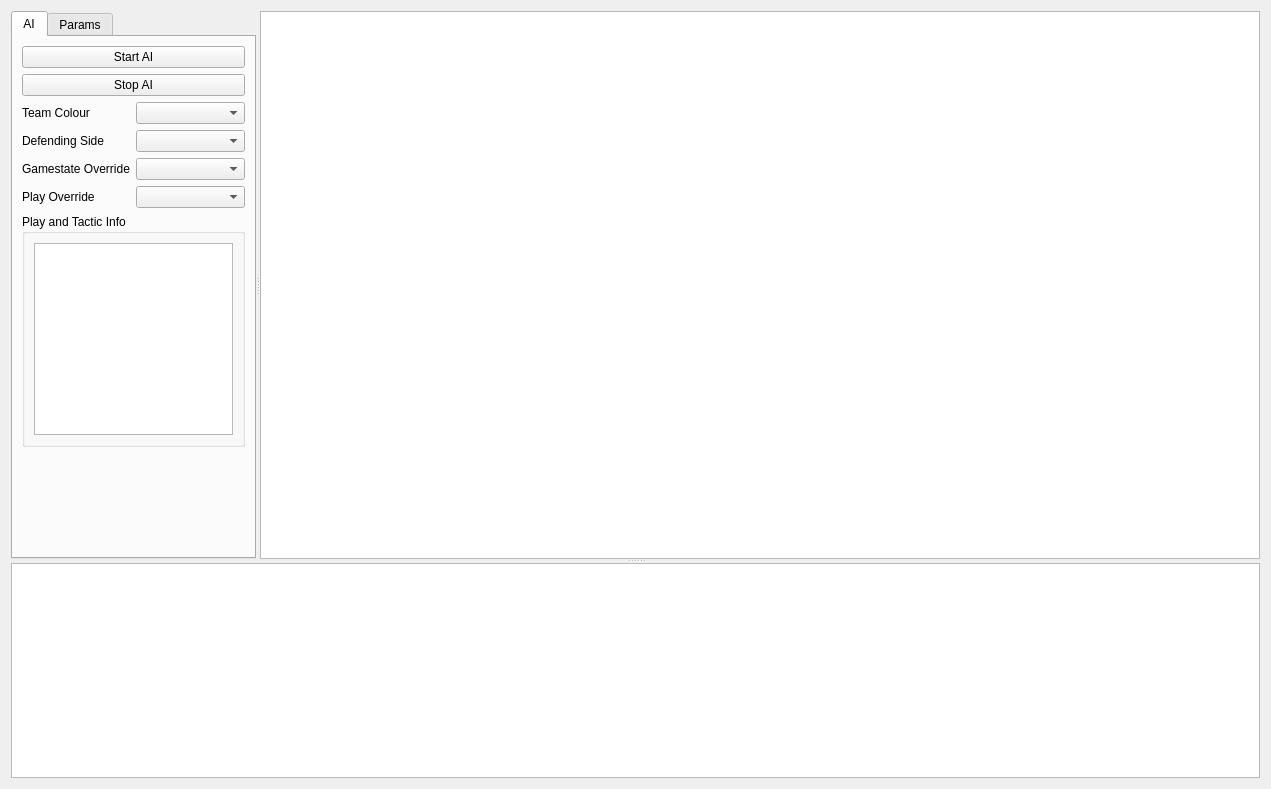
<?xml version="1.0" encoding="UTF-8"?>
<ui version="4.0">
 <class>AutoGeneratedMainWidget</class>
 <widget class="QWidget" name="AutoGeneratedMainWidget">
  <property name="geometry">
   <rect>
    <x>0</x>
    <y>0</y>
    <width>1271</width>
    <height>789</height>
   </rect>
  </property>
  <property name="windowTitle">
   <string>Form</string>
  </property>
  <layout class="QHBoxLayout" name="autogenerated_main_widget_layout">
   <item>
    <widget class="QSplitter" name="robot_status_splitter">
     <property name="orientation">
      <enum>Qt::Vertical</enum>
     </property>
     <widget class="QSplitter" name="ai_control_and_view_splitter">
      <property name="sizePolicy">
       <sizepolicy hsizetype="Expanding" vsizetype="Preferred">
        <horstretch>0</horstretch>
        <verstretch>0</verstretch>
       </sizepolicy>
      </property>
      <property name="orientation">
       <enum>Qt::Horizontal</enum>
      </property>
      <widget class="QTabWidget" name="ai_control_tab_widget">
       <property name="sizePolicy">
        <sizepolicy hsizetype="Maximum" vsizetype="Expanding">
         <horstretch>0</horstretch>
         <verstretch>0</verstretch>
        </sizepolicy>
       </property>
       <property name="currentIndex">
        <number>0</number>
       </property>
       <property name="usesScrollButtons">
        <bool>false</bool>
       </property>
       <property name="movable">
        <bool>true</bool>
       </property>
       <widget class="QWidget" name="ai_tab">
        <property name="sizePolicy">
         <sizepolicy hsizetype="Maximum" vsizetype="Preferred">
          <horstretch>0</horstretch>
          <verstretch>0</verstretch>
         </sizepolicy>
        </property>
        <attribute name="title">
         <string>AI</string>
        </attribute>
        <layout class="QVBoxLayout" name="ai_control_tab_layout">
         <item>
          <widget class="QPushButton" name="start_ai_button">
           <property name="text">
            <string>Start AI</string>
           </property>
           <property name="checkable">
            <bool>false</bool>
           </property>
           <property name="checked">
            <bool>false</bool>
           </property>
          </widget>
         </item>
         <item>
          <widget class="QPushButton" name="stop_ai_button">
           <property name="text">
            <string>Stop AI</string>
           </property>
          </widget>
         </item>
         <item>
          <layout class="QFormLayout" name="ai_config_combobox_layout">
           <item row="2" column="0">
            <widget class="QLabel" name="gamestate_override_label">
             <property name="text">
              <string>Gamestate Override</string>
             </property>
            </widget>
           </item>
           <item row="2" column="1">
            <widget class="QComboBox" name="gamestate_override_combo_box"/>
           </item>
           <item row="3" column="0">
            <widget class="QLabel" name="play_override_label">
             <property name="text">
              <string>Play Override</string>
             </property>
            </widget>
           </item>
           <item row="3" column="1">
            <widget class="QComboBox" name="play_override_combo_box"/>
           </item>
           <item row="1" column="0">
            <widget class="QLabel" name="defending_side_label">
             <property name="text">
              <string>Defending Side</string>
             </property>
            </widget>
           </item>
           <item row="0" column="0">
            <widget class="QLabel" name="team_colour_label">
             <property name="text">
              <string>Team Colour</string>
             </property>
            </widget>
           </item>
           <item row="1" column="1">
            <widget class="QComboBox" name="defending_side_combo_box"/>
           </item>
           <item row="0" column="1">
            <widget class="QComboBox" name="team_colour_combo_box"/>
           </item>
          </layout>
         </item>
         <item>
          <widget class="QGroupBox" name="play_and_tactic_info_group_box">
           <property name="title">
            <string>Play and Tactic Info</string>
           </property>
           <layout class="QVBoxLayout" name="play_and_tactic_info_layout">
            <item>
             <widget class="QTextEdit" name="play_and_tactic_info_text_edit">
              <property name="readOnly">
               <bool>true</bool>
              </property>
              <property name="html">
               <string>&lt;!DOCTYPE HTML PUBLIC &quot;-//W3C//DTD HTML 4.0//EN&quot; &quot;http://www.w3.org/TR/REC-html40/strict.dtd&quot;&gt;
&lt;html&gt;&lt;head&gt;&lt;meta name=&quot;qrichtext&quot; content=&quot;1&quot; /&gt;&lt;style type=&quot;text/css&quot;&gt;
p, li { white-space: pre-wrap; }
&lt;/style&gt;&lt;/head&gt;&lt;body style=&quot; font-family:'Sans Serif'; font-size:9pt; font-weight:400; font-style:normal;&quot;&gt;
&lt;p style=&quot;-qt-paragraph-type:empty; margin-top:0px; margin-bottom:0px; margin-left:0px; margin-right:0px; -qt-block-indent:0; text-indent:0px;&quot;&gt;&lt;br /&gt;&lt;/p&gt;&lt;/body&gt;&lt;/html&gt;</string>
              </property>
             </widget>
            </item>
           </layout>
          </widget>
         </item>
         <item>
          <spacer name="ai_tab_vertical_spacer">
           <property name="orientation">
            <enum>Qt::Vertical</enum>
           </property>
           <property name="sizeHint" stdset="0">
            <size>
             <width>20</width>
             <height>40</height>
            </size>
           </property>
          </spacer>
         </item>
        </layout>
       </widget>
       <widget class="QWidget" name="params_tab">
        <property name="sizePolicy">
         <sizepolicy hsizetype="Maximum" vsizetype="Preferred">
          <horstretch>0</horstretch>
          <verstretch>0</verstretch>
         </sizepolicy>
        </property>
        <attribute name="title">
         <string>Params</string>
        </attribute>
        <layout class="QVBoxLayout" name="params_tab_vertical_layout">
         <property name="sizeConstraint">
          <enum>QLayout::SetNoConstraint</enum>
         </property>
         <item>
          <widget class="QScrollArea" name="params_tab_scroll_area">
           <property name="widgetResizable">
            <bool>true</bool>
           </property>
           <widget class="QWidget" name="scrollAreaWidgetContents">
            <property name="geometry">
             <rect>
              <x>0</x>
              <y>0</y>
              <width>225</width>
              <height>509</height>
             </rect>
            </property>
           </widget>
          </widget>
         </item>
        </layout>
       </widget>
      </widget>
      <widget class="ZoomableQGraphicsView" name="ai_visualization_graphics_view">
       <property name="sizePolicy">
        <sizepolicy hsizetype="MinimumExpanding" vsizetype="MinimumExpanding">
         <horstretch>0</horstretch>
         <verstretch>0</verstretch>
        </sizepolicy>
       </property>
       <property name="minimumSize">
        <size>
         <width>1000</width>
         <height>0</height>
        </size>
       </property>
      </widget>
     </widget>
     <widget class="RobotStatusTable" name="robot_status_table_widget"/>
    </widget>
   </item>
  </layout>
 </widget>
 <customwidgets>
  <customwidget>
   <class>RobotStatusTable</class>
   <extends>QTableWidget</extends>
   <header>software/visualizer/widgets/robot_status_table.h</header>
  </customwidget>
  <customwidget>
   <class>ZoomableQGraphicsView</class>
   <extends>QGraphicsView</extends>
   <header>software/visualizer/widgets/zoomable_qgraphics_view.h</header>
  </customwidget>
 </customwidgets>
 <resources/>
 <connections/>
</ui>
